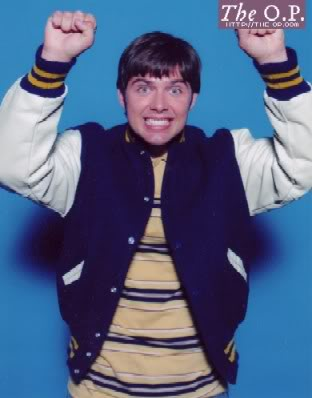
#> input picture test/output1.jpg, 312 x 398 px
$ python undistort.py output1.jpg   (older library calls are emulated)
#> lines starting #> are read from the running program, lines starting #| are printed output that depends on the picture
import cv2
import numpy as np
import sys

# You should replace these 3 lines with the output in calibration step
DIM=(640, 480)
K=np.array([[263.5675051310029, 0.0, 333.54239147190935], [0.0, 265.3020184448716, 246.69004094668097], [0.0, 0.0, 1.0]])
D=np.array([[-0.06270506249774876], [0.059362967743236496], [-0.0734129632216966], [0.02527256070827014]])

def undistort(img_path):

#> called with img_path = 'output1.jpg'
    img = cv2.imread(img_path)
#> img is the input picture: shape (398, 312, 3); mean B, G, R 133.1, 98.7, 82.1
    print(img)
#> (printed output is left out)
    print("1")
    print(img.shape[:2])
#| (398, 312)
    h,w = img.shape[:2]
#> h = 398; w = 312
    print("2")
    map1, map2 = cv2.fisheye.initUndistortRectifyMap(K, D, np.eye(3), K, DIM, cv2.CV_16SC2)
    undistorted_img = cv2.remap(img, map1, map2, interpolation=cv2.INTER_LINEAR, borderMode=cv2.BORDER_CONSTANT)
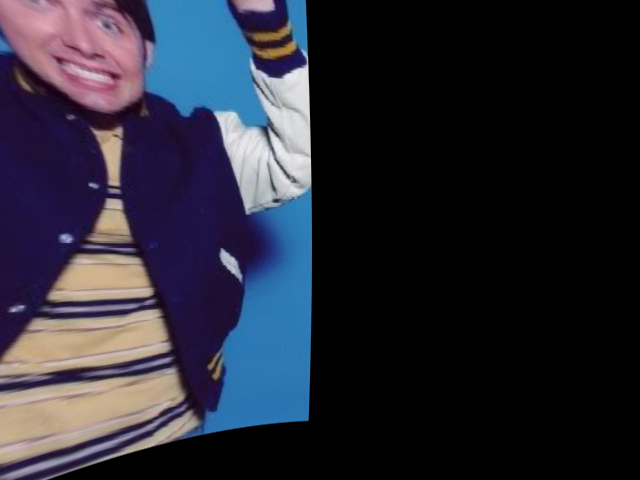
#> undistorted_img: shape (480, 640, 3); mean B, G, R 53.1, 40.9, 40.6
    print("3")
    cv2.imshow("undistorted", undistorted_img)
    print(undistorted_img)
#> (printed output is left out)
    cv2.waitKey(0)
    print("5")
    cv2.destroyAllWindows()

if __name__ == '__main__':

    undistort('output1.jpg')

#    for p in sys.argv[1:]:
#        undistort(p)

$ run again, with test/output2.jpg copied over test/output1.jpg
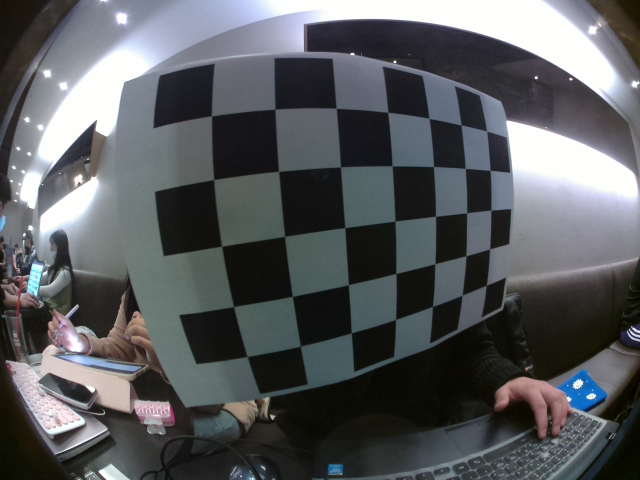
#> input picture test/output2.jpg, 640 x 480 px
#> in undistort, img is the input picture: shape (480, 640, 3); mean B, G, R 94, 91.3, 88.7
#> (printed output is left out)
#| (480, 640)
#> in undistort, `undistorted_img = cv2.remap(img, map1, map2, interpolation=cv2.INTER_L..`:
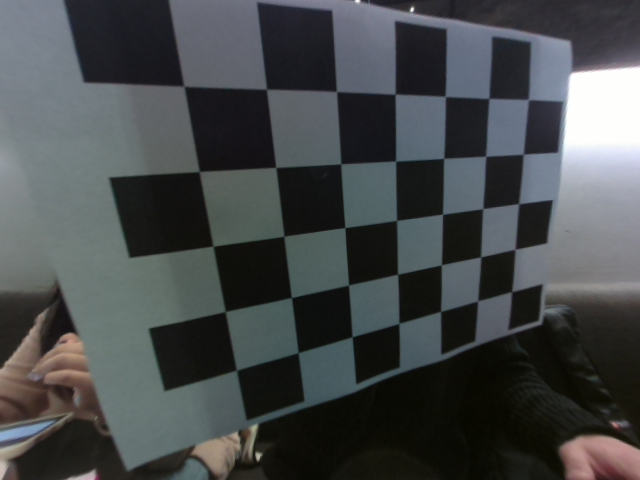
#> undistorted_img: shape (480, 640, 3); mean B, G, R 75.1, 73.9, 70.3
#> (printed output is left out)

$ run again, with test/output3.jpg copied over test/output1.jpg
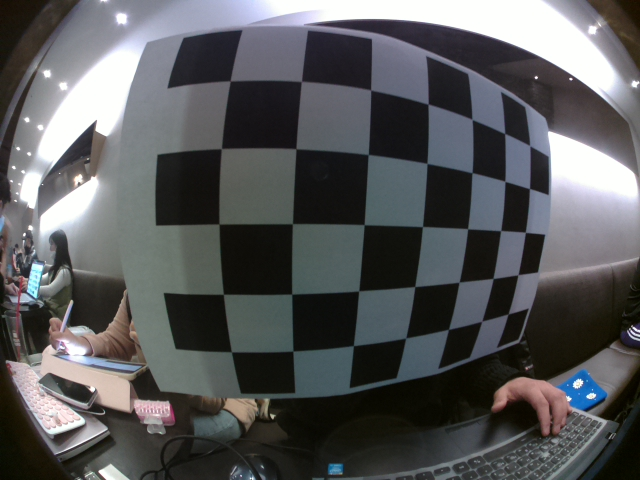
#> input picture test/output3.jpg, 640 x 480 px
#> in undistort, img is the input picture: shape (480, 640, 3); mean B, G, R 89.8, 88.4, 87.5
#> (printed output is left out)
#| (480, 640)
#> in undistort, `undistorted_img = cv2.remap(img, map1, map2, interpolation=cv2.INTER_L..`:
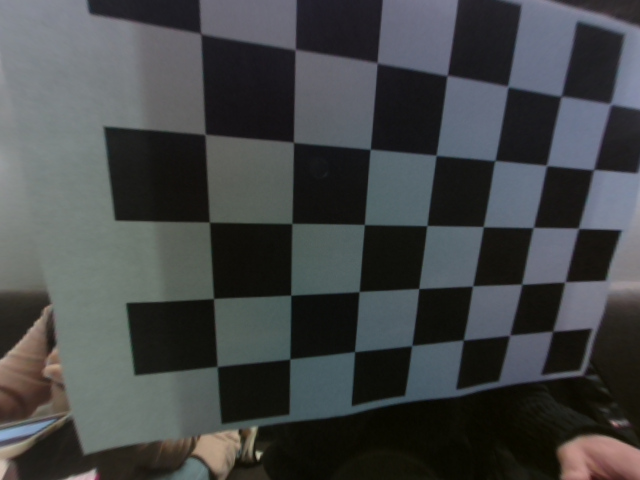
#> undistorted_img: shape (480, 640, 3); mean B, G, R 70.4, 69.5, 67.1
#> (printed output is left out)

$ run again, with test/output4.jpg copied over test/output1.jpg
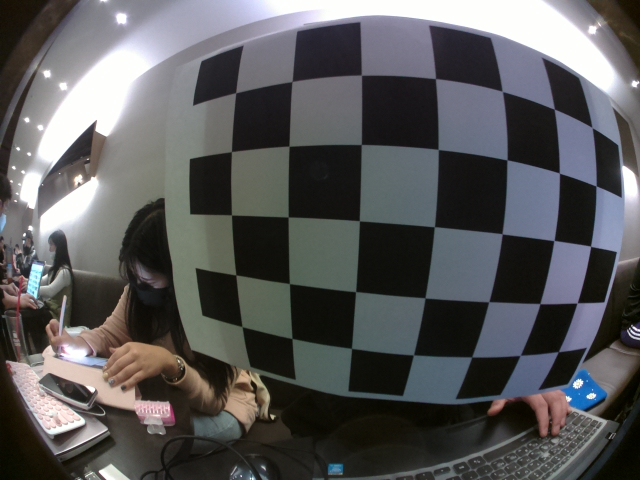
#> input picture test/output4.jpg, 640 x 480 px
#> in undistort, img is the input picture: shape (480, 640, 3); mean B, G, R 88.9, 88.2, 88.2
#> (printed output is left out)
#| (480, 640)
#> in undistort, `undistorted_img = cv2.remap(img, map1, map2, interpolation=cv2.INTER_L..`:
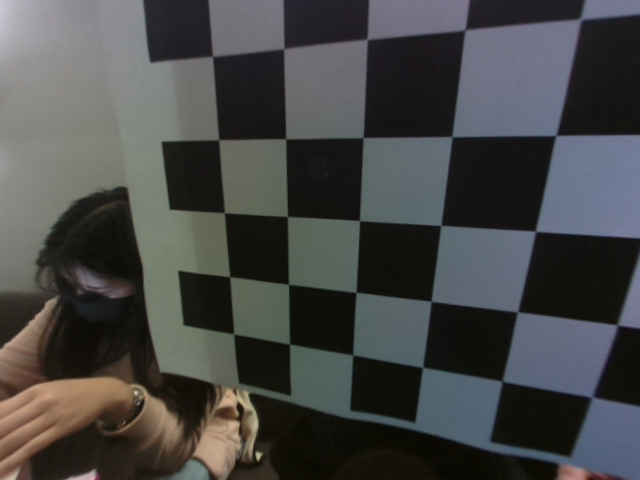
#> undistorted_img: shape (480, 640, 3); mean B, G, R 70.8, 71.4, 70.8
#> (printed output is left out)
